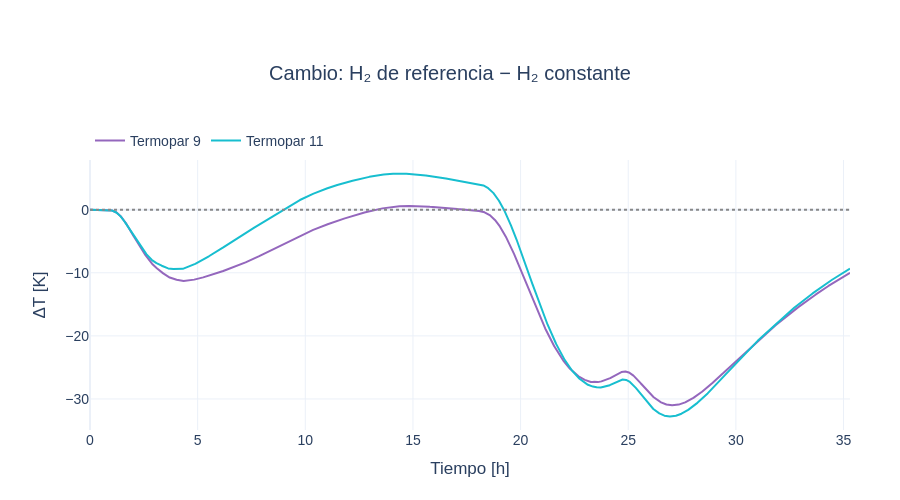

Source (notebook cell):
### Markdown cell above
## Plot — Cambio causado por las propiedades
Referencia menos baseline en el mismo punto y tiempo; no es un error frente al experimento.

### Code cell
effect_fig = go.Figure()
for number,color in zip(thermocouples,["#9467bd","#17becf"]):
    effect_fig.add_trace(go.Scatter(x=hours,
        y=runs["scientific"][f"termopar_{number}_K"]-runs["baseline"][f"termopar_{number}_K"],
        mode="lines",name=f"Termopar {number}",line={"color":color}))
effect_fig.update_layout(**{**layout,"height":500},
                         title={"text":"Cambio: H₂ de referencia − H₂ constante","x":0.5},
                         xaxis_title="Tiempo [h]",yaxis_title="ΔT [K]")
effect_fig.add_hline(y=0,line_color="#888888",line_dash="dot")
effect_fig.show()

### Figure 1 — Plotly figure (JSON) as saved in the notebook; plotly's stock layout.template omitted (floating-point values rounded to 4 significant figures; data arrays with more than 128 entries replaced by an {"elided": "..."} marker saying what was removed)
{"data": [{"line": {"color": "#9467bd"}, "mode": "lines", "name": "Termopar 9", "type": "scatter", "x": {"elided": "12709 float values"}, "y": {"elided": "12709 float values"}}, {"line": {"color": "#17becf"}, "mode": "lines", "name": "Termopar 11", "type": "scatter", "x": {"elided": "12709 float values"}, "y": {"elided": "12709 float values"}}], "layout": {"font": {"family": "Arial", "size": 14}, "height": 500, "hovermode": "x unified", "legend": {"orientation": "h", "x": 0, "y": 1.13}, "margin": {"b": 70, "l": 90, "r": 50, "t": 160}, "shapes": [{"line": {"color": "#888888", "dash": "dot"}, "type": "line", "x0": 0, "x1": 1, "xref": "x domain", "y0": 0, "y1": 0, "yref": "y"}], "title": {"text": "Cambio: H₂ de referencia − H₂ constante", "x": 0.5}, "xaxis": {"title": {"text": "Tiempo [h]"}}, "yaxis": {"title": {"text": "ΔT [K]"}}}}
